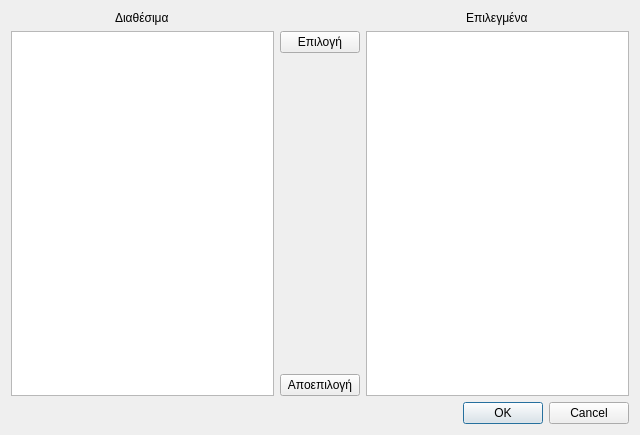
<?xml version="1.0" encoding="UTF-8"?>
<ui version="4.0">
 <class>DropList</class>
 <widget class="QDialog" name="DropList">
  <property name="geometry">
   <rect>
    <x>0</x>
    <y>0</y>
    <width>640</width>
    <height>435</height>
   </rect>
  </property>
  <property name="windowTitle">
   <string>Υλικά</string>
  </property>
  <layout class="QGridLayout" name="gridLayout">
   <item row="0" column="2" alignment="Qt::AlignHCenter">
    <widget class="QLabel" name="selected">
     <property name="sizePolicy">
      <sizepolicy hsizetype="Preferred" vsizetype="Fixed">
       <horstretch>0</horstretch>
       <verstretch>0</verstretch>
      </sizepolicy>
     </property>
     <property name="text">
      <string>Επιλεγμένα</string>
     </property>
    </widget>
   </item>
   <item row="6" column="2">
    <widget class="QDialogButtonBox" name="buttonBox">
     <property name="orientation">
      <enum>Qt::Horizontal</enum>
     </property>
     <property name="standardButtons">
      <set>QDialogButtonBox::Cancel|QDialogButtonBox::Ok</set>
     </property>
    </widget>
   </item>
   <item row="0" column="0" alignment="Qt::AlignHCenter">
    <widget class="QLabel" name="available">
     <property name="sizePolicy">
      <sizepolicy hsizetype="Preferred" vsizetype="Fixed">
       <horstretch>0</horstretch>
       <verstretch>0</verstretch>
      </sizepolicy>
     </property>
     <property name="text">
      <string>Διαθέσιμα</string>
     </property>
    </widget>
   </item>
   <item row="4" column="1">
    <widget class="QPushButton" name="deselectButton">
     <property name="text">
      <string>Αποεπιλογή</string>
     </property>
    </widget>
   </item>
   <item row="2" column="0" rowspan="3">
    <widget class="QListWidget" name="listWidget">
     <property name="sortingEnabled">
      <bool>true</bool>
     </property>
    </widget>
   </item>
   <item row="2" column="2" rowspan="3">
    <widget class="QListWidget" name="listWidget2">
     <property name="sortingEnabled">
      <bool>true</bool>
     </property>
    </widget>
   </item>
   <item row="2" column="1">
    <widget class="QPushButton" name="selectButton">
     <property name="text">
      <string>Επιλογή</string>
     </property>
    </widget>
   </item>
  </layout>
 </widget>
 <resources/>
 <connections>
  <connection>
   <sender>buttonBox</sender>
   <signal>accepted()</signal>
   <receiver>DropList</receiver>
   <slot>accept()</slot>
   <hints>
    <hint type="sourcelabel">
     <x>248</x>
     <y>254</y>
    </hint>
    <hint type="destinationlabel">
     <x>157</x>
     <y>274</y>
    </hint>
   </hints>
  </connection>
  <connection>
   <sender>buttonBox</sender>
   <signal>rejected()</signal>
   <receiver>DropList</receiver>
   <slot>reject()</slot>
   <hints>
    <hint type="sourcelabel">
     <x>316</x>
     <y>260</y>
    </hint>
    <hint type="destinationlabel">
     <x>286</x>
     <y>274</y>
    </hint>
   </hints>
  </connection>
 </connections>
</ui>
